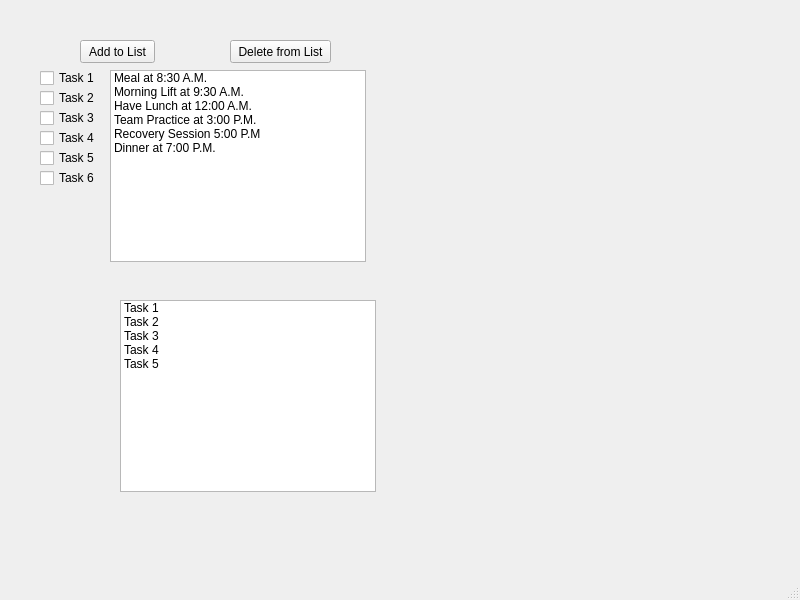
<?xml version="1.0" encoding="UTF-8"?>
<ui version="4.0">
 <class>ListApp_Window</class>
 <widget class="QMainWindow" name="ListApp_Window">
  <property name="geometry">
   <rect>
    <x>0</x>
    <y>0</y>
    <width>800</width>
    <height>600</height>
   </rect>
  </property>
  <property name="windowTitle">
   <string>MainWindow</string>
  </property>
  <widget class="QWidget" name="centralwidget">
   <widget class="QListWidget" name="Athlete_List">
    <property name="geometry">
     <rect>
      <x>110</x>
      <y>70</y>
      <width>256</width>
      <height>192</height>
     </rect>
    </property>
    <item>
     <property name="text">
      <string>Meal at 8:30 A.M.</string>
     </property>
    </item>
    <item>
     <property name="text">
      <string>Morning Lift at 9:30 A.M.</string>
     </property>
    </item>
    <item>
     <property name="text">
      <string>Have Lunch at 12:00 A.M. </string>
     </property>
    </item>
    <item>
     <property name="text">
      <string>Team Practice at 3:00 P.M.</string>
     </property>
    </item>
    <item>
     <property name="text">
      <string>Recovery Session 5:00 P.M</string>
     </property>
    </item>
    <item>
     <property name="text">
      <string>Dinner at 7:00 P.M.</string>
     </property>
    </item>
    <item>
     <property name="text">
      <string/>
     </property>
    </item>
   </widget>
   <widget class="QListWidget" name="ToDo_List">
    <property name="geometry">
     <rect>
      <x>120</x>
      <y>300</y>
      <width>256</width>
      <height>192</height>
     </rect>
    </property>
    <item>
     <property name="text">
      <string>Task 1</string>
     </property>
    </item>
    <item>
     <property name="text">
      <string>Task 2</string>
     </property>
    </item>
    <item>
     <property name="text">
      <string>Task 3</string>
     </property>
    </item>
    <item>
     <property name="text">
      <string>Task 4</string>
     </property>
    </item>
    <item>
     <property name="text">
      <string>Task 5</string>
     </property>
    </item>
   </widget>
   <widget class="QPushButton" name="addButton">
    <property name="geometry">
     <rect>
      <x>80</x>
      <y>40</y>
      <width>75</width>
      <height>23</height>
     </rect>
    </property>
    <property name="text">
     <string>Add to List</string>
    </property>
   </widget>
   <widget class="QPushButton" name="pushButton">
    <property name="geometry">
     <rect>
      <x>230</x>
      <y>40</y>
      <width>101</width>
      <height>23</height>
     </rect>
    </property>
    <property name="text">
     <string>Delete from List</string>
    </property>
   </widget>
   <widget class="QCheckBox" name="checkTask_1">
    <property name="geometry">
     <rect>
      <x>40</x>
      <y>70</y>
      <width>61</width>
      <height>16</height>
     </rect>
    </property>
    <property name="text">
     <string>Task 1</string>
    </property>
   </widget>
   <widget class="QCheckBox" name="checkTask_2">
    <property name="geometry">
     <rect>
      <x>40</x>
      <y>90</y>
      <width>61</width>
      <height>16</height>
     </rect>
    </property>
    <property name="text">
     <string>Task 2</string>
    </property>
   </widget>
   <widget class="QCheckBox" name="checkTask_3">
    <property name="geometry">
     <rect>
      <x>40</x>
      <y>110</y>
      <width>61</width>
      <height>16</height>
     </rect>
    </property>
    <property name="text">
     <string>Task 3</string>
    </property>
   </widget>
   <widget class="QCheckBox" name="checkTask_4">
    <property name="geometry">
     <rect>
      <x>40</x>
      <y>130</y>
      <width>61</width>
      <height>16</height>
     </rect>
    </property>
    <property name="text">
     <string>Task 4</string>
    </property>
   </widget>
   <widget class="QCheckBox" name="checkTask_5">
    <property name="geometry">
     <rect>
      <x>40</x>
      <y>150</y>
      <width>61</width>
      <height>16</height>
     </rect>
    </property>
    <property name="text">
     <string>Task 5</string>
    </property>
   </widget>
   <widget class="QCheckBox" name="checkTask_6">
    <property name="geometry">
     <rect>
      <x>40</x>
      <y>170</y>
      <width>61</width>
      <height>16</height>
     </rect>
    </property>
    <property name="text">
     <string>Task 6</string>
    </property>
   </widget>
  </widget>
  <widget class="QMenuBar" name="menubar">
   <property name="geometry">
    <rect>
     <x>0</x>
     <y>0</y>
     <width>800</width>
     <height>21</height>
    </rect>
   </property>
  </widget>
  <widget class="QStatusBar" name="statusbar"/>
 </widget>
 <resources/>
 <connections/>
</ui>
